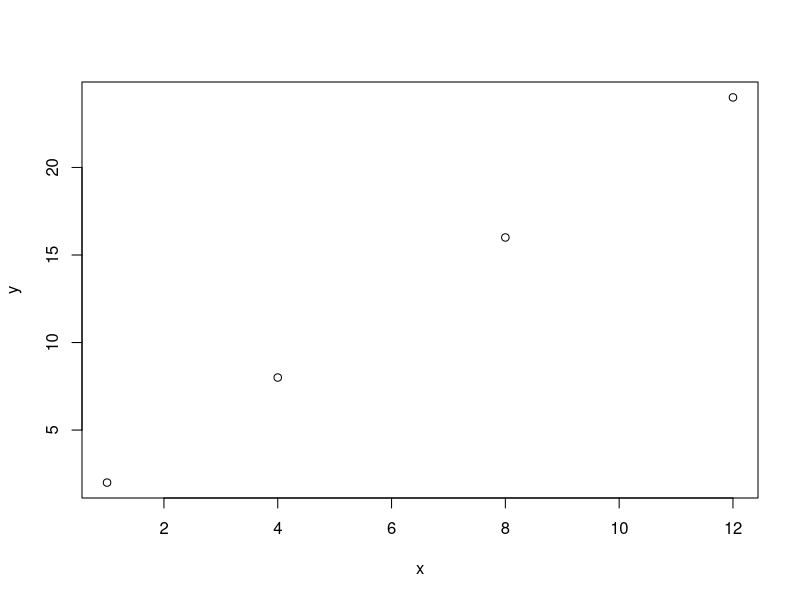

This figure's R source:

#ASDFGHI


# This is an example to practice using version control (Github) by creating a data set and analyzing it.

# Order of events:

# I. Create data set
# II. Produce plot of data set
# III. Commit changes 
# IV. Push to Github


# I. Create data set

x <- c(1,4,8,12)
y <- c(2,8,16,24)


# II. Produce a plot of the data set

plot(x,y)


# III. Commit changes to Github

# Press the Version Control button (green, red, and gray) from the toolbar
# Press commit
# Select the box(es) of the files you'd like to stage
# Write a comment about your edits


# IV. Pull most recent document from Github

# After you pull the most recent changes, push yours

